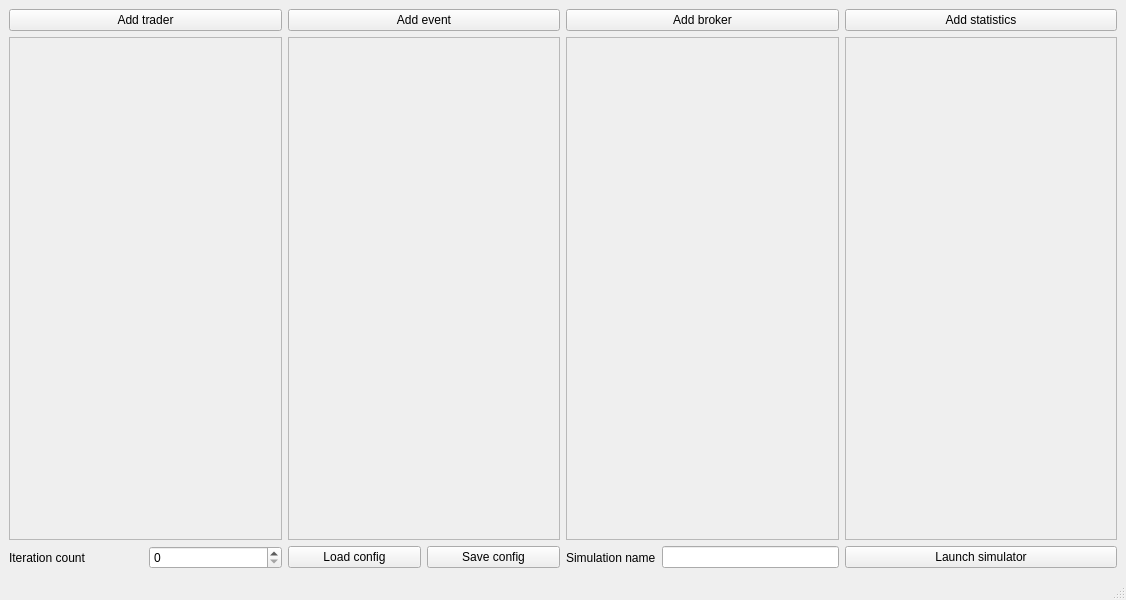
<?xml version="1.0" encoding="UTF-8"?>
<ui version="4.0">
 <class>MainWindow</class>
 <widget class="QMainWindow" name="MainWindow">
  <property name="geometry">
   <rect>
    <x>0</x>
    <y>0</y>
    <width>1126</width>
    <height>600</height>
   </rect>
  </property>
  <property name="windowTitle">
   <string>MainWindow</string>
  </property>
  <widget class="QWidget" name="centralwidget">
   <layout class="QGridLayout" name="gridLayout_3">
    <item row="1" column="0">
     <widget class="QScrollArea" name="trader_scroll_area">
      <property name="widgetResizable">
       <bool>true</bool>
      </property>
      <widget class="QWidget" name="scrollAreaWidgetContents">
       <property name="geometry">
        <rect>
         <x>0</x>
         <y>0</y>
         <width>263</width>
         <height>473</height>
        </rect>
       </property>
      </widget>
     </widget>
    </item>
    <item row="1" column="2">
     <widget class="QScrollArea" name="broker_scroll_area">
      <property name="widgetResizable">
       <bool>true</bool>
      </property>
      <widget class="QWidget" name="scrollAreaWidgetContents_5">
       <property name="geometry">
        <rect>
         <x>0</x>
         <y>0</y>
         <width>263</width>
         <height>473</height>
        </rect>
       </property>
      </widget>
     </widget>
    </item>
    <item row="1" column="1">
     <widget class="QScrollArea" name="event_scroll_area">
      <property name="widgetResizable">
       <bool>true</bool>
      </property>
      <widget class="QWidget" name="scrollAreaWidgetContents_2">
       <property name="geometry">
        <rect>
         <x>0</x>
         <y>0</y>
         <width>263</width>
         <height>473</height>
        </rect>
       </property>
      </widget>
     </widget>
    </item>
    <item row="2" column="3">
     <widget class="QPushButton" name="launch_button">
      <property name="text">
       <string>Launch simulator</string>
      </property>
     </widget>
    </item>
    <item row="1" column="3">
     <widget class="QScrollArea" name="stats_scroll_area">
      <property name="widgetResizable">
       <bool>true</bool>
      </property>
      <widget class="QWidget" name="scrollAreaWidgetContents_3">
       <property name="geometry">
        <rect>
         <x>0</x>
         <y>0</y>
         <width>263</width>
         <height>473</height>
        </rect>
       </property>
      </widget>
     </widget>
    </item>
    <item row="0" column="0">
     <widget class="QPushButton" name="add_trader_button">
      <property name="text">
       <string>Add trader</string>
      </property>
     </widget>
    </item>
    <item row="0" column="1">
     <widget class="QPushButton" name="add_event_button">
      <property name="text">
       <string>Add event</string>
      </property>
     </widget>
    </item>
    <item row="0" column="2">
     <widget class="QPushButton" name="add_broker_button">
      <property name="text">
       <string>Add broker</string>
      </property>
     </widget>
    </item>
    <item row="0" column="3">
     <widget class="QPushButton" name="add_stats_button">
      <property name="text">
       <string>Add statistics</string>
      </property>
     </widget>
    </item>
    <item row="2" column="2">
     <layout class="QHBoxLayout" name="horizontalLayout">
      <item>
       <widget class="QLabel" name="label">
        <property name="text">
         <string>Simulation name</string>
        </property>
       </widget>
      </item>
      <item>
       <widget class="QLineEdit" name="simulation_name_input"/>
      </item>
     </layout>
    </item>
    <item row="2" column="0">
     <layout class="QHBoxLayout" name="horizontalLayout_2">
      <item>
       <widget class="QLabel" name="label_2">
        <property name="text">
         <string>Iteration count</string>
        </property>
       </widget>
      </item>
      <item>
       <widget class="QSpinBox" name="iterations_spinbox">
        <property name="maximum">
         <number>100000000</number>
        </property>
       </widget>
      </item>
     </layout>
    </item>
    <item row="2" column="1">
     <layout class="QHBoxLayout" name="horizontalLayout_3">
      <item>
       <widget class="QPushButton" name="load_config_button">
        <property name="text">
         <string>Load config</string>
        </property>
       </widget>
      </item>
      <item>
       <widget class="QPushButton" name="save_config_button">
        <property name="text">
         <string>Save config</string>
        </property>
       </widget>
      </item>
     </layout>
    </item>
   </layout>
  </widget>
  <widget class="QStatusBar" name="statusbar"/>
 </widget>
 <resources/>
 <connections/>
</ui>
